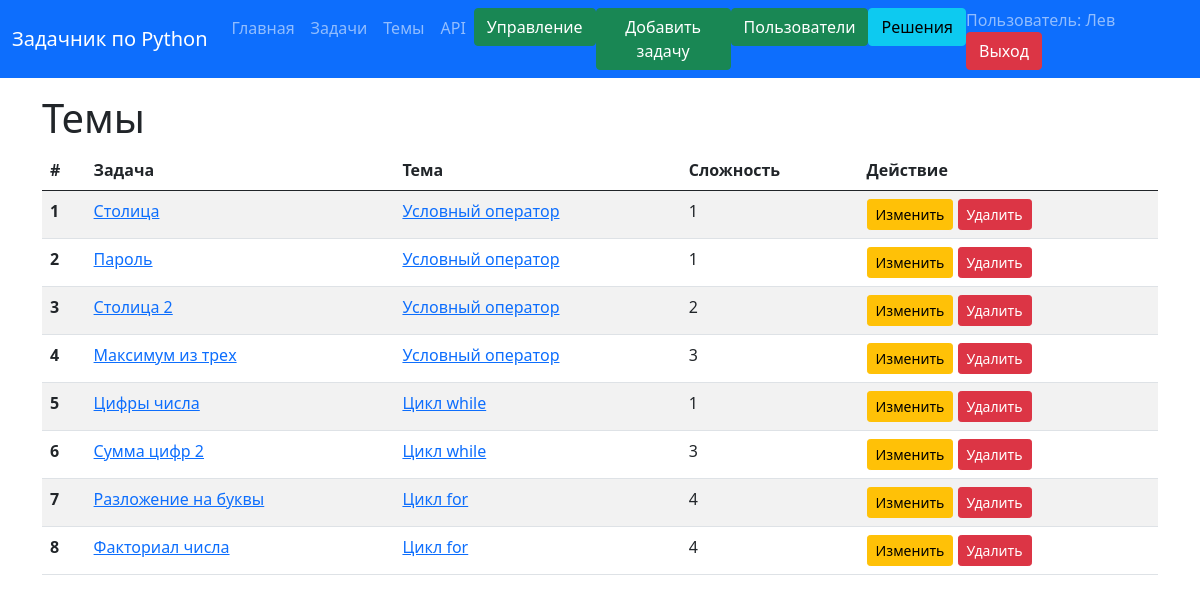
Screenshot of /edit (signed in) with the database file from the repository.
### data/users.py (models this page shows, shortened)
class User(SqlAlchemyBase, UserMixin, SerializerMixin):
    __tablename__ = 'users'
    id = sqlalchemy.Column(sqlalchemy.Integer, primary_key=True, autoincrement=True)
    name = sqlalchemy.Column(sqlalchemy.String, index=True, nullable=True)
    role = sqlalchemy.Column(sqlalchemy.String, default='user')
    email = sqlalchemy.Column(sqlalchemy.String, index=True, unique=True, nullable=True)
    hashed_password = sqlalchemy.Column(sqlalchemy.String, nullable=True)
    created_date = sqlalchemy.Column(sqlalchemy.DateTime, default=datetime.date.today)
    task = orm.relation("Task", back_populates='user')
    solve = orm.relation("Solve", cascade="all, delete")

### data/tasks.py (models this page shows, shortened)
class Task(SqlAlchemyBase, SerializerMixin):
    __tablename__ = 'tasks'
    id = sqlalchemy.Column(sqlalchemy.Integer, primary_key=True, autoincrement=True)
    title = sqlalchemy.Column(sqlalchemy.String, index=True, nullable=True)
    content = sqlalchemy.Column(sqlalchemy.String, nullable=True)
    subject = sqlalchemy.Column(sqlalchemy.String, default='Без темы')
    created_date = sqlalchemy.Column(sqlalchemy.Date, default=datetime.date.today)
    rating = sqlalchemy.Column(sqlalchemy.Integer)
    user_id = sqlalchemy.Column(sqlalchemy.Integer, sqlalchemy.ForeignKey("users.id"))
    user = orm.relation('User', back_populates='task')
    solve = orm.relation('Solve', cascade="all, delete")

### main.py (the view)
@app.route('/edit', methods=['GET', 'POST'])
@login_required
def my_tasks():
    session = db_session.create_session()
    result = session.query(Task)
    return render_template('edit_page.html', title='Мои задачи', tasks=result)

### data/db_session.py (called while the page is built)
def create_session() -> Session:
    global __factory
    return __factory()

### main.py (called while the page is built)
@login_manager.user_loader
def load_user(user_id):
    session = db_session.create_session()
    return session.query(User).get(user_id)

### templates/edit_page.html
{% extends "base_template.html" %}
{% block main %}
<h1>Темы</h1>
<table class="table table-striped">
    <thead>
    <tr>
        <th scope="col">#</th>
        <th scope="col">Задача</th>
        <th scope="col">Тема</th>
        <th scope="col">Сложность</th>
        <th scope="col">Действие</th>
    </tr>
    </thead>
    {% for item in tasks %}
    <tr>
        <th scope="row">{{ loop.index }}</th>
        <td><a href="/tasks/{{ item.id }}">{{ item.title }}</a></td>
        <td><a href="/subjects/tasks/{{ item.subject }}">{{ item.subject }}</a></td>
        <td>{{ item.rating }}</td>
        <td>{% if current_user.is_authenticated and current_user.role == 'admin' %}
        <a href="/task_edit/{{ item.id }}" class="btn btn-warning btn-sm">Изменить</a>
        <a href="/task_delete/{{ item.id }}" class="btn btn-danger btn-sm">Удалить</a>
        {% endif %}</td>
    </tr>
    {% endfor %}
</table>
{% endblock %}

### templates/base_template.html (shortened to what this page needs)
<!doctype html>
<html lang="ru">
<head>
    <link href="https://cdn.jsdelivr.net/npm/bootstrap@5.0.0-beta3/dist/css/bootstrap.min.css" rel="stylesheet"
>
</head>
<body>
<div class="d-flex flex-column h-200">
    <header>
        <nav class="navbar navbar-expand-lg navbar-dark bg-primary">
            <div class="container-fluid">
                <a class="navbar-brand mb-0 h1" href="/">Задачник по Python</a>
                <div class="collapse navbar-collapse" id="navbarNav">
                    <ul class="navbar-nav">
                        <li class="nav-item"><a class="nav-link" href="/">Главная</a></li>
                        <li class="nav-item"><a class="nav-link" href="/subjects/tasks/all">Задачи</a></li>
                        <li class="nav-item"><a class="nav-link" href="/subjects">Темы</a></li>
                        <li class="nav-item"><a class="nav-link" href="/about">API</a></li>
                        {% if current_user.is_authenticated and current_user.role == 'admin' %}
                        <li class="nav-item"><a href="/edit" class="btn btn-success">Управление</a></li>
                        <li class="nav-item"><a href="/add_task" class="btn btn-success">Добавить задачу</a></li>
                        <li class="nav-item"><a href="/users_page" class="btn btn-success">Пользователи</a></li>
                        <li class="nav-item"><a href="/solves" class="btn btn-info">Решения</a></li>
                        {% endif %}
                    </ul>
                </div>
                <div>
                    {% if current_user.is_authenticated %}
                    <span class="navbar-text">Пользователь: {{ current_user.name }} </span> <a href="/logout">
                    <button type="button" class="btn btn-danger">Выход</button>
                </a>
                    {% else %}
                    <a href="login" class="btn btn-success">Вход</a>
                    <a href="registration" class="btn btn-success">Регистрация</a>
                    {% endif %}
                </div>
            </div>
        </nav>
    </header>
    <div class="container py-3">
        <main>
            {% block main %}
            {% endblock %}
        </main>
    </div>
</div>
</body>
</html>

### rows the page displays
User: name "Лев"
Task: title "Столица", subject "Условный оператор", rating "1"
Task: title "Пароль", subject "Условный оператор", rating "1"
Task: title "Столица 2", subject "Условный оператор", rating "2"
Task: title "Максимум из трех", subject "Условный оператор", rating "3"
Task: title "Цифры числа", subject "Цикл while", rating "1"
Task: title "Сумма цифр 2", subject "Цикл while", rating "3"
Task: title "Разложение на буквы", subject "Цикл for", rating "4"
Task: title "Факториал числа", subject "Цикл for", rating "4"
